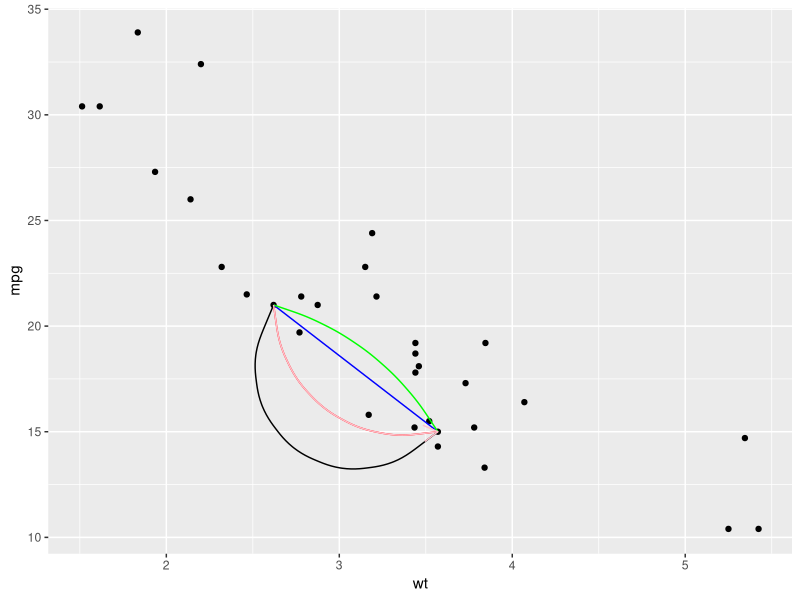
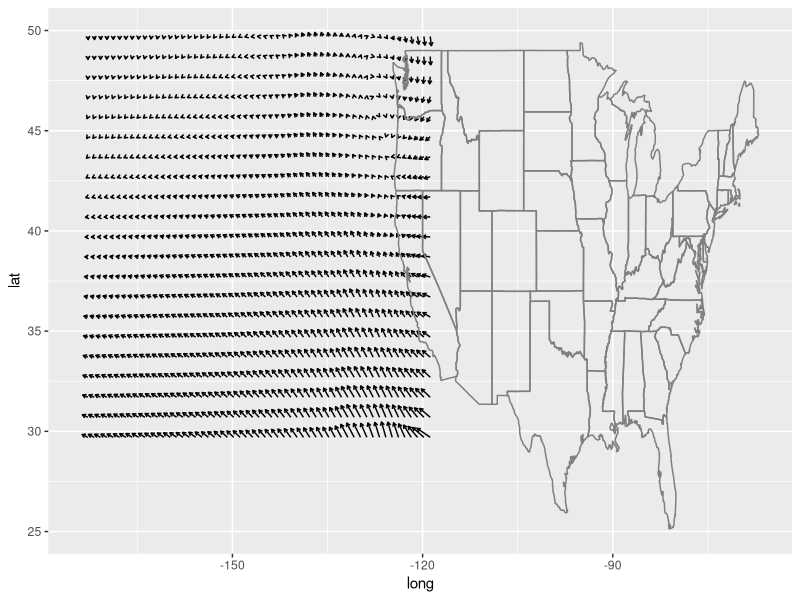
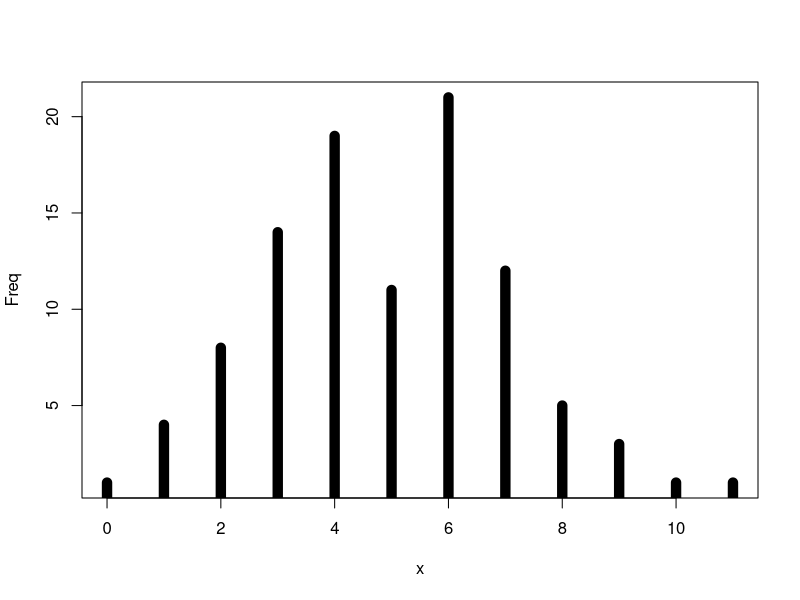
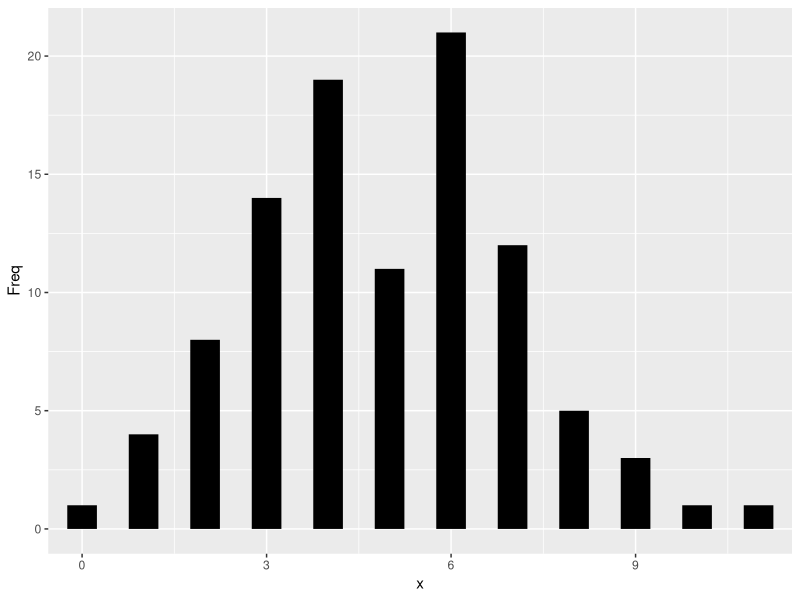

The R source for these figures, in order:
## ---- chunk 1
knitr::opts_chunk$set(echo = TRUE)
## ---- chunk 2
library(ggplot2)

b <- ggplot(mtcars, aes(wt, mpg)) + geom_point()

df <- data.frame(x1 = 2.62, x2 = 3.57, y1 = 21.0, y2 = 15.0)
b +
  geom_curve(aes(x = x1, y = y1, xend = x2, yend = y2, colour = "curve"), data = df,colour= "red") +
  geom_segment(aes(x = x1, y = y1, xend = x2, yend = y2, colour = "segment"), data = df,colour = "blue") +
  geom_curve(aes(x = x1, y = y1, xend = x2, yend = y2), data = df, curvature = -0.2,colour = "green") + 
  geom_curve(aes(x = x1, y = y1, xend = x2, yend = y2), data = df, curvature = 1,colour= "black")+
  geom_curve(
  aes(x = x1, y = y1, xend = x2, yend = y2),
  data = df,
  arrow = arrow(length = unit(0.03, "npc")),colour = "pink"
)

## ---- chunk 3
ggplot(seals, aes(long, lat)) +
  geom_segment(aes(xend = long + delta_long, yend = lat + delta_lat),
    arrow = arrow(length = unit(0.1,"cm"))) +
  borders("state")
## ---- chunk 4
# You can also use geom_segment to recreate plot(type = "h") :
counts <- as.data.frame(table(x = rpois(100,5)))
counts$x <- as.numeric(as.character(counts$x))
with(counts, plot(x, Freq, type = "h", lwd = 10))
## ---- chunk 5
ggplot(counts, aes(x, Freq)) +
  geom_segment(aes(xend = x, yend = 0), size = 10, lineend = "butt")
